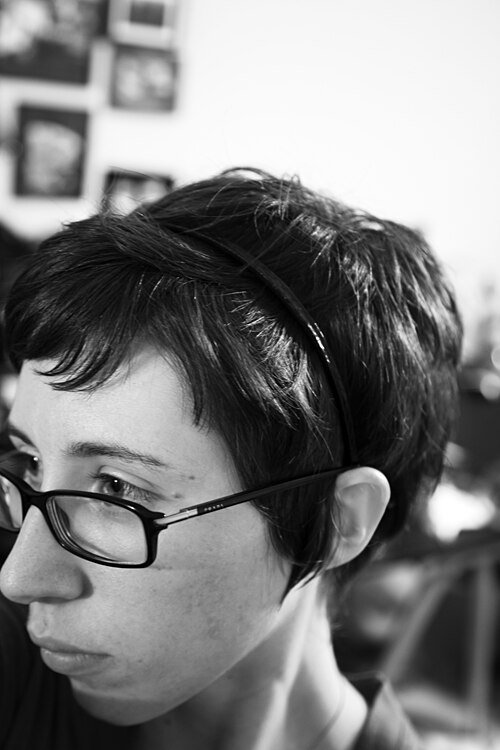
#> input picture pilotos/prova-design/rodada-claude/prumo-barbearia/coleta/prumo-fotos-01.jpg, 500 x 750 px, given in place of abertura.jpg, which was not available
$ python tratar-fotos.py ../../prumo-barbearia/coleta ../../prumo-barbearia/coleta/prumo-fotos-03.jpg ../../prumo-barbearia/coleta/prumo-fotos-03.jpg
#> lines starting #> are read from the running program, lines starting #| are printed output that depends on the picture
"""Recorte e tratamento único da série de fotos do Lúmen calibrado (demonstração).

Uso: python -I ferramentas/tratar-fotos.py <pasta-originais> <pasta-public-img> <imagens.json>
Originais = StockSnap e rawpixel, CC0, fora do repositório (lista em coleta/fotos-escolhidas.json).
Série: luz natural, foco raso, cabelo como assunto. Tratamento igual para todas: sombras puxadas para o petróleo
da marca, saturação levemente menor, contraste suave. Onde o fundo estoura (janela, parede branca), a borda baixa
com vinheta para a foto conviver com as seções escuras. Nada de troca de fundo por chave de cor.
"""
import json
import sys
from pathlib import Path

import numpy as np
from PIL import Image, ImageFilter

Image.MAX_IMAGE_PIXELS = None


def oklch(L, C, h):
    hr = np.radians(h)
    a, b = C * np.cos(hr), C * np.sin(hr)
    l_ = (L + 0.3963377774 * a + 0.2158037573 * b) ** 3
    m_ = (L - 0.1055613458 * a - 0.0638541728 * b) ** 3
    s_ = (L - 0.0894841775 * a - 1.291485548 * b) ** 3
    lin = np.array([4.0767416621 * l_ - 3.3077115913 * m_ + 0.2309699292 * s_,
                    -1.2684380046 * l_ + 2.6097574011 * m_ - 0.3413193965 * s_,
                    -0.0041960863 * l_ - 0.7034186147 * m_ + 1.707614701 * s_]).clip(0, 1)
    return np.where(lin <= 0.0031308, 12.92 * lin, 1.055 * lin ** (1 / 2.4) - 0.055)


PETROLEO = oklch(0.22, 0.04, 190)

# nome: (caixa relativa l, t, r, b), vinheta (centro x, centro y, exposição na borda) ou None, larguras publicadas
FOTOS = {
    'abertura': ((0.2, 0.2, 1.0, 0.92), (0.62, 0.5, 0.26), [480, 960, 1600]),
    'fio': ((0.0, 0.0, 1.0, 0.62), (0.5, 0.35, 0.72), [640, 1280, 1920]),
    'resultado': ((0.18, 0.0, 0.72, 1.0), (0.5, 0.5, 0.62), [480, 960, 1280]),
    'hidratacao': ((0.05, 0.0, 0.95, 1.0), (0.5, 0.5, 0.72), [480, 960]),
    'nutricao': ((0.0, 0.05, 1.0, 1.0), (0.42, 0.55, 0.7), [480, 960]),
    'reconstrucao': ((0.0, 0.0, 1.0, 1.0), (0.5, 0.5, 0.8), [480, 960]),
    'cronograma': ((0.55, 0.0, 1.0, 0.8), None, [480, 960]),
    'corte': ((0.05, 0.0, 0.8, 1.0), (0.5, 0.45, 0.55), [480, 960]),
}


def vinheta(rgb, cx, cy, borda):
    h, w, _ = rgb.shape
    x = np.linspace(0, 1, w)[None, :, None]
    y = np.linspace(0, 1, h)[:, None, None]
    foco = np.clip(1 - np.hypot((x - cx) * 1.25, (y - cy) * 1.15), 0, 1) ** 1.3
    return (rgb ** 1.08) * (borda + (1 - borda) * foco) + PETROLEO * (1 - foco) * (1 - borda) * 0.35


def tratar(rgb):
    lum = (rgb @ np.array([0.2126, 0.7152, 0.0722]))[..., None]
    cinza = np.repeat(lum, 3, axis=2)
    rgb = cinza + (rgb - cinza) * 0.9
    s = 0.62 * (1 - lum) ** 3  # só as sombras vão para o petróleo
    rgb = rgb * (1 - s) + PETROLEO * s
    rgb = 0.5 + (rgb - 0.5) * 1.04
    return rgb.clip(0, 1)


def main():
    origem, destino, indice = Path(sys.argv[1]), Path(sys.argv[2]), Path(sys.argv[3])
    destino.mkdir(parents=True, exist_ok=True)
    for velho in destino.glob('*.webp'):
        velho.unlink()
    saida = {}
    for nome, ((l, t, r, b), vin, larguras) in FOTOS.items():
        im = Image.open(origem / f'{nome}.jpg').convert('RGB')
        w, h = im.size
#> w = 500; h = 750
        im = im.crop((round(l * w), round(t * h), round(r * w), round(b * h)))
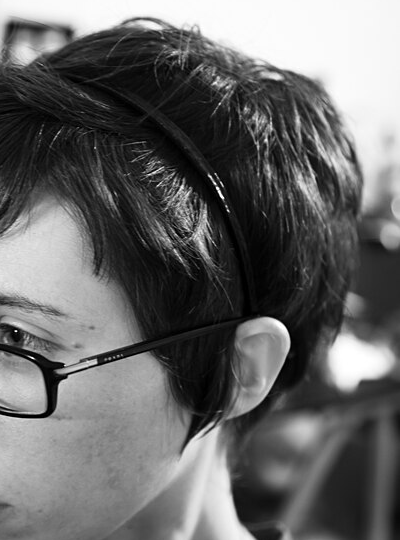
#> im: PIL image 400x540 RGB; min 0, max 255, mean 104.4
        im.thumbnail((2400, 2400), Image.LANCZOS)
        if nome == 'fio':  # macro com grão de ISO alto: a faixa ocupa a largura toda e o grão apareceria
            im = im.filter(ImageFilter.GaussianBlur(0.9))
        rgb = np.asarray(im, dtype=np.float32) / 255
        if vin:
            rgb = vinheta(rgb, *vin)
#> in vinheta, `return (rgb ** 1.08) * (borda + (1 - borda) * foco) + PETROLEO * (1 - ..`:
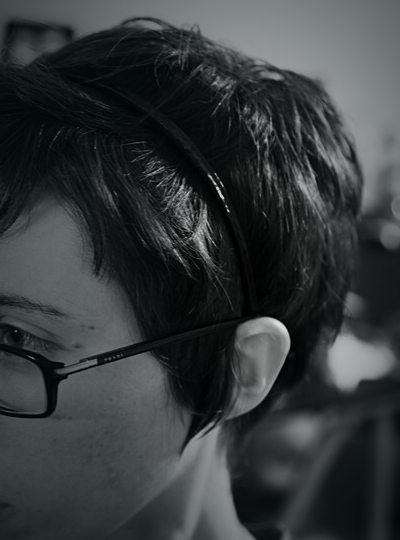
#> returned value: shape (540, 400, 3) float64; mean of channels 0, 1, 2 0.212, 0.23, 0.229; drawn as R, G, B
        out = Image.fromarray((tratar(rgb) * 255 + 0.5).astype(np.uint8))
#> in tratar, `s = 0.62 * (1 - lum) ** 3`:
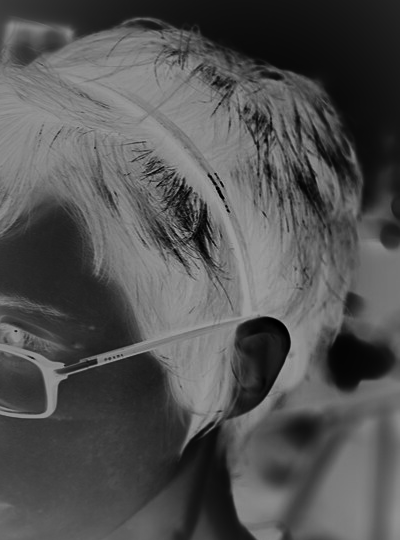
#> s: shape (540, 400, 1) float64; min 0.00143, max 0.619, mean 0.325
        feitas = []
        for larg in larguras:
            if larg > out.width:
                continue
            alt = round(out.height * larg / out.width)
            out.resize((larg, alt), Image.LANCZOS).save(destino / f'{nome}-{larg}.webp', quality=78, method=6)
            feitas.append(larg)
#> after the loop, feitas = []
        if not feitas or feitas[-1] != larguras[-1]:
            out.save(destino / f'{nome}-{out.width}.webp', quality=78, method=6)
            feitas.append(out.width)
        saida[nome] = {'w': out.width, 'h': out.height, 'larguras': feitas}
        print(nome, out.size, feitas)
#| abertura (400, 540) [400]
#> pass 2 of the loop in main, `for nome, ((l, t, r, b), vin, larguras) in FOTOS.items():`:
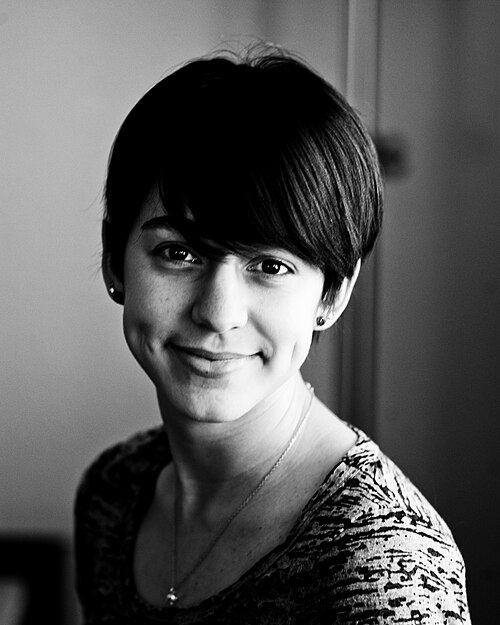
#> input picture pilotos/prova-design/rodada-claude/prumo-barbearia/coleta/prumo-fotos-03.jpg, 500 x 625 px, given in place of fio.jpg, which was not available
#> lum: shape (388, 500, 1) float64
#> cinza: shape (388, 500, 3) float64
#> in tratar (call 2), `s = 0.62 * (1 - lum) ** 3`:
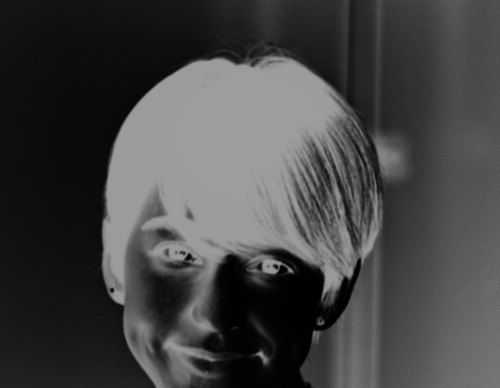
#> s: shape (388, 500, 1) float64; min 0.00217, max 0.62, mean 0.27
#> in tratar (call 2), `rgb = 0.5 + (rgb - 0.5) * 1.04`:
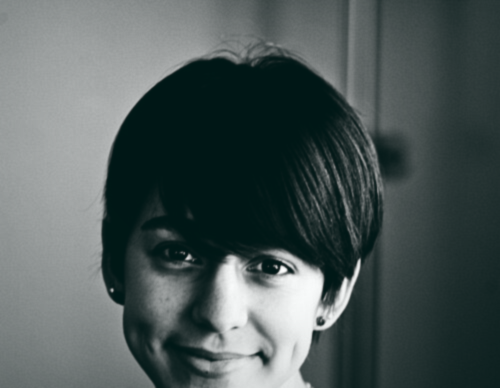
#> rgb: shape (388, 500, 3) float64; mean R, G, B 0.252, 0.292, 0.29; drawn with min black and max white
#> out: PIL image 500x388 RGB
#| fio (500, 388) [500]
    indice.write_text(json.dumps(saida, indent=1) + '\n', encoding='utf-8')


if __name__ == '__main__':
#> (the run stopped early here; a loop or call above may not have finished)
